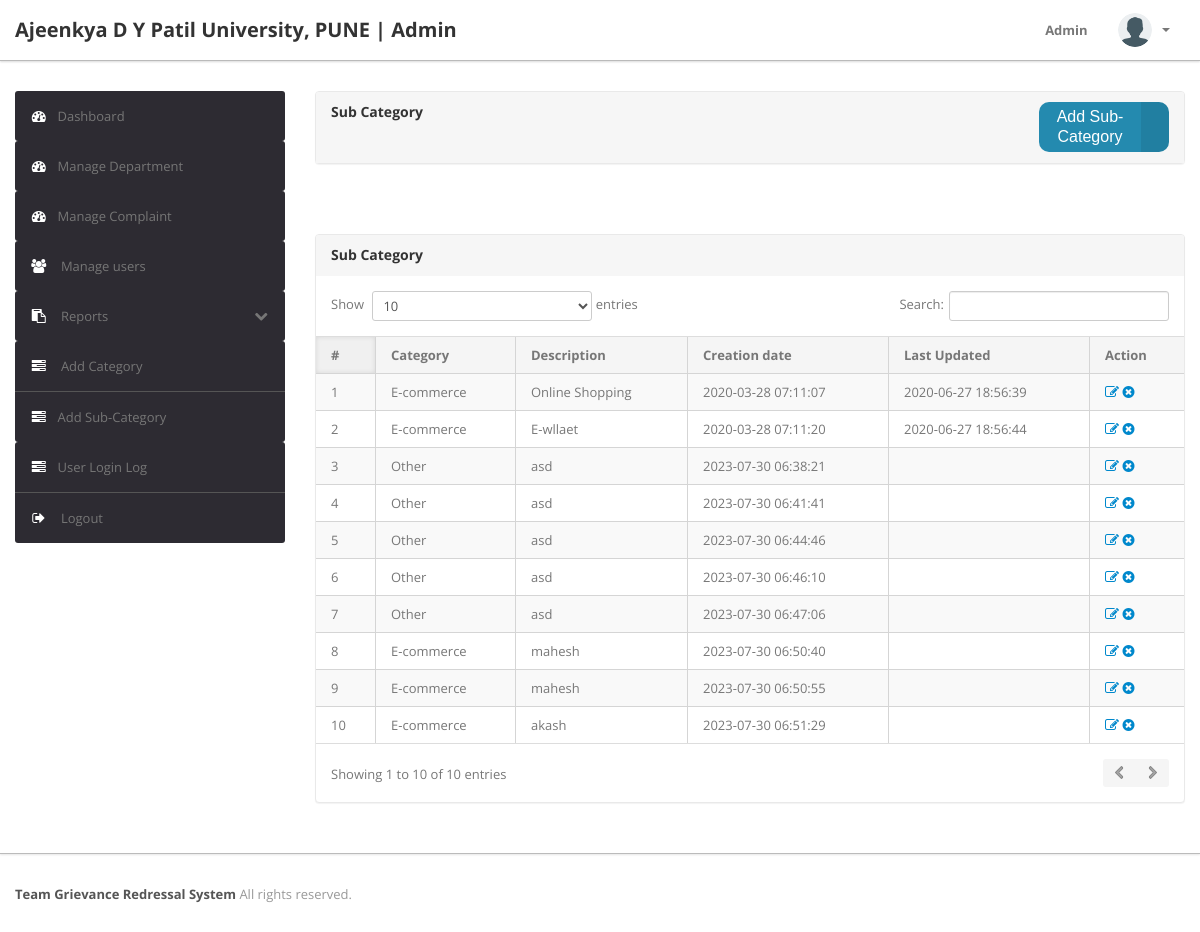
The page /admin/subcategory.php (signed in) on the database its author committed.
### tables this page shows
CREATE TABLE `subcategory` (
  `id` int(11) NOT NULL,
  `categoryid` int(11) DEFAULT NULL,
  `subcategory` varchar(255) DEFAULT NULL,
  `creationDate` timestamp NULL DEFAULT current_timestamp(),
  `updationDate` timestamp NULL DEFAULT NULL ON UPDATE current_timestamp()
);

CREATE TABLE `category` (
  `id` int(11) NOT NULL,
  `categoryName` varchar(255) DEFAULT NULL,
  `categoryDescription` longtext DEFAULT NULL,
  `creationDate` timestamp NULL DEFAULT current_timestamp(),
  `updationDate` timestamp NULL DEFAULT NULL ON UPDATE current_timestamp()
);

### admin/subcategory.php (the view, shortened to what this page needs)
<?php
include('include/config.php');
if(strlen($_SESSION['alogin'])==0)
	{
header('location:index.php');
}
else{
?>
<!DOCTYPE html>
<html lang="en">
<head>
	<link type="text/css" href="bootstrap/css/bootstrap.min.css" rel="stylesheet">
	<link type="text/css" href="bootstrap/css/bootstrap-responsive.min.css" rel="stylesheet">
	<link type="text/css" href="css/theme.css" rel="stylesheet">
	<link type="text/css" href="css/child-style.css" rel="stylesheet">
	<link type="text/css" href="images/icons/css/font-awesome.css" rel="stylesheet">
</head>
<body>
<?php include('include/header.php');?>
	<div class="wrapper">
		<div class="container">
			<div class="row">
<?php include('include/sidebar.php');?>
			<div class="span9">
					<div class="content">
						<div class="module">
							<div class="module-head">
								<div class="subtopbar row" style="margin-left:0px; display:flex;">
									<div class="col-md-6 managesubadmin">
										<h3>Sub Category</h3>
									</div>
									<div class="col-md-6" >
										<button type="button" class="insertbutton"data-toggle="modal" data-target="#addsubcategory">
											<span class="insertbutton__text">Add Sub-Category</span>
											<span class="insertbutton__icon">
											</span>
										</button>
									</div>
								</div>
							</div>
								</div>
							<div class="module-body">
										<br />
							</div>
						</div>
	<div class="module">
							<div class="module-head">
								<h3>Sub Category</h3>
							</div>
							<div class="module-body table">
								<table cellpadding="0" cellspacing="0" border="0" class="datatable-1 table table-bordered table-striped	 display" width="100%">
									<thead>
										<tr>
											<th>#</th>
											<th>Category</th>
											<th>Description</th>
											<th>Creation date</th>
											<th>Last Updated</th>
											<th>Action</th>
										</tr>
									</thead>
									<tbody>
<?php $query=mysqli_query($con,"select subcategory.id,category.categoryName,subcategory.subcategory,subcategory.creationDate,subcategory.updationDate from subcategory join category on category.id=subcategory.categoryid");
$cnt=1;
while($row=mysqli_fetch_array($query))
{
?>
										<tr>
											<td><?php echo htmlentities($cnt);?></td>
											<td><?php echo htmlentities($row['categoryName']);?></td>
											<td><?php echo htmlentities($row['subcategory']);?></td>
											<td> <?php echo htmlentities($row['creationDate']);?></td>
											<td><?php echo htmlentities($row['updationDate']);?></td>
											<td>
											<a href="edit-subcategory.php?id=<?php echo $row['id']?>" ><i class="icon-edit"></i></a>
											<a href="subcategory.php?id=<?php echo $row['id']?>&del=delete" onClick="return confirm('Are you sure you want to delete?')"><i class="icon-remove-sign"></i></a></td>
										</tr>
										<?php $cnt=$cnt+1; } ?>
								</table>
							</div>
						</div>
					</div>
				</div>
			</div>
		</div>
<?php include('include/footer.php');?>
</body>
<?php } ?>

### admin/css/child-style.css (style rules this page uses)
button { width: 130px; height: 35px; border-radius: 10px !important; }
.col-md-6.managesubadmin { width:85%; }
.insertbutton { display: flex; height: 50px; padding: 0; background: #248aaf; border: none; outline: none; border-radius: 5px; overflow: hidden; font-family: "Quicksand", sans-serif; font-size: 16px; font-weight: 500; cursor: pointer; border-radius:15px; }
.insertbutton__text, .insertbutton__icon { display: inline-flex; align-items: center; padding: 0 14px; color: #fff; height: 100%; }
.insertbutton__icon { font-size: 1.5em; background: rgba(0, 0, 0, 0.08); }

### rows shown on the page
subcategory: categoryid.categoryName "E-commerce", subcategory "Online Shopping", creationDate "2020-03-28 07:11:07", updationDate "2020-06-27 18:56:39"
subcategory: categoryid.categoryName "E-commerce", subcategory "E-wllaet", creationDate "2020-03-28 07:11:20", updationDate "2020-06-27 18:56:44"
subcategory: categoryid.categoryName "Other", subcategory "asd", creationDate "2023-07-30 06:38:21"
subcategory: categoryid.categoryName "Other", subcategory "asd", creationDate "2023-07-30 06:41:41"
subcategory: categoryid.categoryName "Other", subcategory "asd", creationDate "2023-07-30 06:44:46"
subcategory: categoryid.categoryName "Other", subcategory "asd", creationDate "2023-07-30 06:46:10"
subcategory: categoryid.categoryName "Other", subcategory "asd", creationDate "2023-07-30 06:47:06"
subcategory: categoryid.categoryName "E-commerce", subcategory "mahesh", creationDate "2023-07-30 06:50:40"
subcategory: categoryid.categoryName "E-commerce", subcategory "mahesh", creationDate "2023-07-30 06:50:55"
subcategory: categoryid.categoryName "E-commerce", subcategory "akash", creationDate "2023-07-30 06:51:29"
